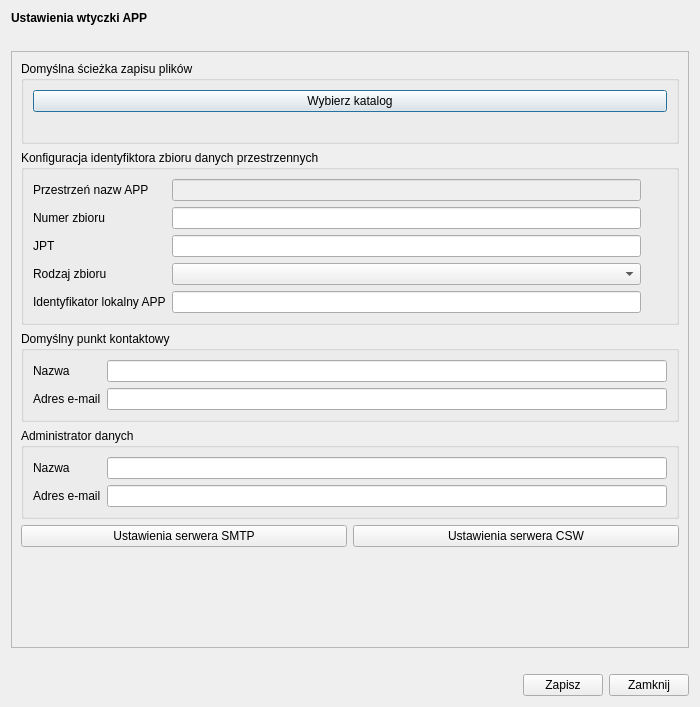
<?xml version="1.0" encoding="UTF-8"?>
<ui version="4.0">
 <class>Dialog</class>
 <widget class="QDialog" name="Dialog">
  <property name="enabled">
   <bool>true</bool>
  </property>
  <property name="geometry">
   <rect>
    <x>0</x>
    <y>0</y>
    <width>700</width>
    <height>707</height>
   </rect>
  </property>
  <property name="minimumSize">
   <size>
    <width>700</width>
    <height>0</height>
   </size>
  </property>
  <property name="windowTitle">
   <string>Dialog</string>
  </property>
  <layout class="QGridLayout" name="gridLayout_3">
   <item row="0" column="0">
    <layout class="QVBoxLayout" name="verticalLayout">
     <item>
      <widget class="QLabel" name="title_lbl">
       <property name="font">
        <font>
         <weight>75</weight>
         <bold>true</bold>
        </font>
       </property>
       <property name="text">
        <string>Ustawienia wtyczki APP</string>
       </property>
       <property name="margin">
        <number>7</number>
       </property>
      </widget>
     </item>
     <item>
      <widget class="QLabel" name="empty_lbl">
       <property name="text">
        <string/>
       </property>
      </widget>
     </item>
     <item>
      <layout class="QHBoxLayout" name="horizontalLayout">
       <item>
        <widget class="QScrollArea" name="settings_scrollArea">
         <property name="widgetResizable">
          <bool>true</bool>
         </property>
         <widget class="QWidget" name="scrollAreaWidgetContents_2">
          <property name="geometry">
           <rect>
            <x>0</x>
            <y>0</y>
            <width>676</width>
            <height>580</height>
           </rect>
          </property>
          <layout class="QVBoxLayout" name="verticalLayout_2">
           <item>
            <widget class="QgsCollapsibleGroupBox" name="verticalGroupBox">
             <property name="title">
              <string>Domyślna ścieżka zapisu plików</string>
             </property>
             <layout class="QVBoxLayout" name="verticalLayout_4">
              <item>
               <widget class="QPushButton" name="folder_btn">
                <property name="text">
                 <string>Wybierz katalog</string>
                </property>
               </widget>
              </item>
              <item>
               <widget class="QLabel" name="folder_lbl">
                <property name="font">
                 <font>
                  <weight>50</weight>
                  <bold>false</bold>
                 </font>
                </property>
                <property name="text">
                 <string/>
                </property>
               </widget>
              </item>
             </layout>
            </widget>
           </item>
           <item>
            <widget class="QgsCollapsibleGroupBox" name="verticalGroupBox_2">
             <property name="title">
              <string>Konfiguracja identyfiktora zbioru danych przestrzennych</string>
             </property>
             <layout class="QVBoxLayout" name="verticalLayout_5">
              <item>
               <layout class="QGridLayout" name="gridLayout_4">
                <item row="0" column="0">
                 <widget class="QLabel" name="przestrzenNazw_lbl">
                  <property name="text">
                   <string>Przestrzeń nazw APP</string>
                  </property>
                 </widget>
                </item>
                <item row="1" column="2">
                 <widget class="QLabel" name="label_2">
                  <property name="minimumSize">
                   <size>
                    <width>20</width>
                    <height>0</height>
                   </size>
                  </property>
                  <property name="toolTip">
                   <string>Unikalny numer, który stanowi element przestrzeni nazw Identyfikatora zbioru danych przestrzennych (§ 4 ust.1 pkt 1 lit. c Rozporządzenia) – numer ten nadaje Główny Geodeta Kraju.</string>
                  </property>
                  <property name="text">
                   <string/>
                  </property>
                  <property name="pixmap">
                   <pixmap>../../../../img/info2.png</pixmap>
                  </property>
                 </widget>
                </item>
                <item row="3" column="0">
                 <widget class="QLabel" name="rodzajZbioru_lbl">
                  <property name="text">
                   <string>Rodzaj zbioru</string>
                  </property>
                 </widget>
                </item>
                <item row="0" column="1">
                 <widget class="QgsFilterLineEdit" name="przestrzenNazw_lineEdit">
                  <property name="enabled">
                   <bool>false</bool>
                  </property>
                  <property name="qgisRelation" stdset="0">
                   <string notr="true"/>
                  </property>
                 </widget>
                </item>
                <item row="3" column="2">
                 <widget class="QLabel" name="label_4">
                  <property name="minimumSize">
                   <size>
                    <width>20</width>
                    <height>0</height>
                   </size>
                  </property>
                  <property name="toolTip">
                   <string>Skrócona nazwa typu aktu planowania przestrzennego.</string>
                  </property>
                  <property name="text">
                   <string/>
                  </property>
                  <property name="pixmap">
                   <pixmap>../../../../img/info2.png</pixmap>
                  </property>
                 </widget>
                </item>
                <item row="2" column="1">
                 <widget class="QgsFilterLineEdit" name="jpt_lineEdit">
                  <property name="qgisRelation" stdset="0">
                   <string notr="true"/>
                  </property>
                 </widget>
                </item>
                <item row="2" column="2">
                 <widget class="QLabel" name="label_3">
                  <property name="minimumSize">
                   <size>
                    <width>20</width>
                    <height>0</height>
                   </size>
                  </property>
                  <property name="toolTip">
                   <string>Identyfikator jednostki podziału terytorialnego, dla której prowadzony jest zbiór danych przestrzennych, utworzony na podstawie identyfikatora z rejestru TERYT, bez ostatniego członu określającego rodzaj jednostki.</string>
                  </property>
                  <property name="text">
                   <string/>
                  </property>
                  <property name="pixmap">
                   <pixmap>../../../../img/info2.png</pixmap>
                  </property>
                 </widget>
                </item>
                <item row="0" column="2">
                 <widget class="QLabel" name="label_1">
                  <property name="minimumSize">
                   <size>
                    <width>20</width>
                    <height>0</height>
                   </size>
                  </property>
                  <property name="toolTip">
                   <string>Przestrzeń nazw identyfikująca w sposób jednoznaczny źródło danych obiektu. Wartość atrybutu przestrzeń nazw powinna jednoznacznie identyfikować zbiór danych przestrzennych, do którego należy instancja typu obiektu.</string>
                  </property>
                  <property name="text">
                   <string/>
                  </property>
                  <property name="pixmap">
                   <pixmap>../../../../img/info2.png</pixmap>
                  </property>
                 </widget>
                </item>
                <item row="1" column="1">
                 <widget class="QgsFilterLineEdit" name="numerZbioru_lineEdit">
                  <property name="qgisRelation" stdset="0">
                   <string notr="true"/>
                  </property>
                 </widget>
                </item>
                <item row="2" column="0">
                 <widget class="QLabel" name="jpt_lbl">
                  <property name="text">
                   <string>JPT</string>
                  </property>
                 </widget>
                </item>
                <item row="3" column="1">
                 <widget class="QComboBox" name="rodzajZbioru_comboBox"/>
                </item>
                <item row="1" column="0">
                 <widget class="QLabel" name="numerZbioru_lbl">
                  <property name="text">
                   <string>Numer zbioru</string>
                  </property>
                 </widget>
                </item>
                <item row="4" column="0">
                 <widget class="QLabel" name="label">
                  <property name="text">
                   <string>Identyfikator lokalny APP</string>
                  </property>
                 </widget>
                </item>
                <item row="4" column="1">
                 <widget class="QLineEdit" name="edycjaILAPP">
                  <property name="placeholderText">
                   <string/>
                  </property>
                 </widget>
                </item>
                <item row="4" column="2">
                 <widget class="QLabel" name="label_5">
                  <property name="toolTip">
                   <string>Identyfikator lokalny identyfikujący jednoznacznie i unikalnie akt planowania przestrzennego w zbiorze danych przestrzennych.</string>
                  </property>
                  <property name="text">
                   <string/>
                  </property>
                  <property name="pixmap">
                   <pixmap>../../../../img/info2.png</pixmap>
                  </property>
                 </widget>
                </item>
               </layout>
              </item>
             </layout>
            </widget>
           </item>
           <item>
            <widget class="QgsCollapsibleGroupBox" name="verticalGroupBox">
             <property name="title">
              <string>Domyślny punkt kontaktowy</string>
             </property>
             <layout class="QVBoxLayout" name="verticalLayout_3">
              <item>
               <layout class="QGridLayout" name="gridLayout_2">
                <item row="1" column="1">
                 <widget class="QgsFilterLineEdit" name="contactMail_lineEdit">
                  <property name="qgisRelation" stdset="0">
                   <string notr="true"/>
                  </property>
                 </widget>
                </item>
                <item row="1" column="0">
                 <widget class="QLabel" name="contactMail_lbl">
                  <property name="text">
                   <string>Adres e-mail</string>
                  </property>
                 </widget>
                </item>
                <item row="0" column="0">
                 <widget class="QLabel" name="contactName_lbl">
                  <property name="text">
                   <string>Nazwa       </string>
                  </property>
                 </widget>
                </item>
                <item row="0" column="1">
                 <widget class="QgsFilterLineEdit" name="contactName_lineEdit">
                  <property name="qgisRelation" stdset="0">
                   <string notr="true"/>
                  </property>
                 </widget>
                </item>
               </layout>
              </item>
             </layout>
            </widget>
           </item>
           <item>
            <widget class="QgsCollapsibleGroupBox" name="verticalGroupBox">
             <property name="title">
              <string>Administrator danych</string>
             </property>
             <layout class="QVBoxLayout" name="verticalLayout_3">
              <item>
               <layout class="QGridLayout" name="gridLayout_2">
                <item row="1" column="1">
                 <widget class="QgsFilterLineEdit" name="adminMail_lineEdit">
                  <property name="qgisRelation" stdset="0">
                   <string notr="true"/>
                  </property>
                 </widget>
                </item>
                <item row="1" column="0">
                 <widget class="QLabel" name="adminMail_lbl">
                  <property name="text">
                   <string>Adres e-mail</string>
                  </property>
                 </widget>
                </item>
                <item row="0" column="0">
                 <widget class="QLabel" name="adminName_lbl">
                  <property name="text">
                   <string>Nazwa       </string>
                  </property>
                 </widget>
                </item>
                <item row="0" column="1">
                 <widget class="QgsFilterLineEdit" name="adminName_lineEdit">
                  <property name="qgisRelation" stdset="0">
                   <string notr="true"/>
                  </property>
                 </widget>
                </item>
               </layout>
              </item>
             </layout>
            </widget>
           </item>
           <item>
            <layout class="QHBoxLayout" name="horizontalLayout_3">
             <item>
              <widget class="QPushButton" name="smtp_btn">
               <property name="text">
                <string>Ustawienia serwera SMTP</string>
               </property>
              </widget>
             </item>
             <item>
              <widget class="QPushButton" name="csw_btn">
               <property name="text">
                <string>Ustawienia serwera CSW</string>
               </property>
              </widget>
             </item>
            </layout>
           </item>
           <item>
            <spacer name="verticalSpacer">
             <property name="orientation">
              <enum>Qt::Vertical</enum>
             </property>
             <property name="sizeHint" stdset="0">
              <size>
               <width>20</width>
               <height>40</height>
              </size>
             </property>
            </spacer>
           </item>
          </layout>
         </widget>
        </widget>
       </item>
      </layout>
     </item>
     <item>
      <widget class="QLabel" name="empty2_lbl">
       <property name="text">
        <string/>
       </property>
      </widget>
     </item>
     <item>
      <layout class="QHBoxLayout" name="horizontalLayout_2">
       <item>
        <spacer name="horizontalSpacer">
         <property name="orientation">
          <enum>Qt::Horizontal</enum>
         </property>
         <property name="sizeHint" stdset="0">
          <size>
           <width>40</width>
           <height>20</height>
          </size>
         </property>
        </spacer>
       </item>
       <item>
        <widget class="QPushButton" name="save_btn">
         <property name="text">
          <string>Zapisz</string>
         </property>
        </widget>
       </item>
       <item>
        <widget class="QPushButton" name="exit_btn">
         <property name="enabled">
          <bool>true</bool>
         </property>
         <property name="text">
          <string>Zamknij</string>
         </property>
        </widget>
       </item>
      </layout>
     </item>
    </layout>
   </item>
  </layout>
 </widget>
 <customwidgets>
  <customwidget>
   <class>QgsCollapsibleGroupBox</class>
   <extends>QGroupBox</extends>
   <header>qgscollapsiblegroupbox.h</header>
   <container>1</container>
  </customwidget>
  <customwidget>
   <class>QgsFilterLineEdit</class>
   <extends>QLineEdit</extends>
   <header>qgsfilterlineedit.h</header>
  </customwidget>
 </customwidgets>
 <tabstops>
  <tabstop>settings_scrollArea</tabstop>
  <tabstop>verticalGroupBox</tabstop>
  <tabstop>folder_btn</tabstop>
  <tabstop>verticalGroupBox_2</tabstop>
  <tabstop>przestrzenNazw_lineEdit</tabstop>
  <tabstop>numerZbioru_lineEdit</tabstop>
  <tabstop>jpt_lineEdit</tabstop>
  <tabstop>rodzajZbioru_comboBox</tabstop>
  <tabstop>edycjaILAPP</tabstop>
  <tabstop>verticalGroupBox</tabstop>
  <tabstop>contactName_lineEdit</tabstop>
  <tabstop>contactMail_lineEdit</tabstop>
  <tabstop>verticalGroupBox</tabstop>
  <tabstop>adminName_lineEdit</tabstop>
  <tabstop>adminMail_lineEdit</tabstop>
  <tabstop>smtp_btn</tabstop>
  <tabstop>csw_btn</tabstop>
  <tabstop>save_btn</tabstop>
  <tabstop>exit_btn</tabstop>
 </tabstops>
 <resources/>
 <connections/>
</ui>
